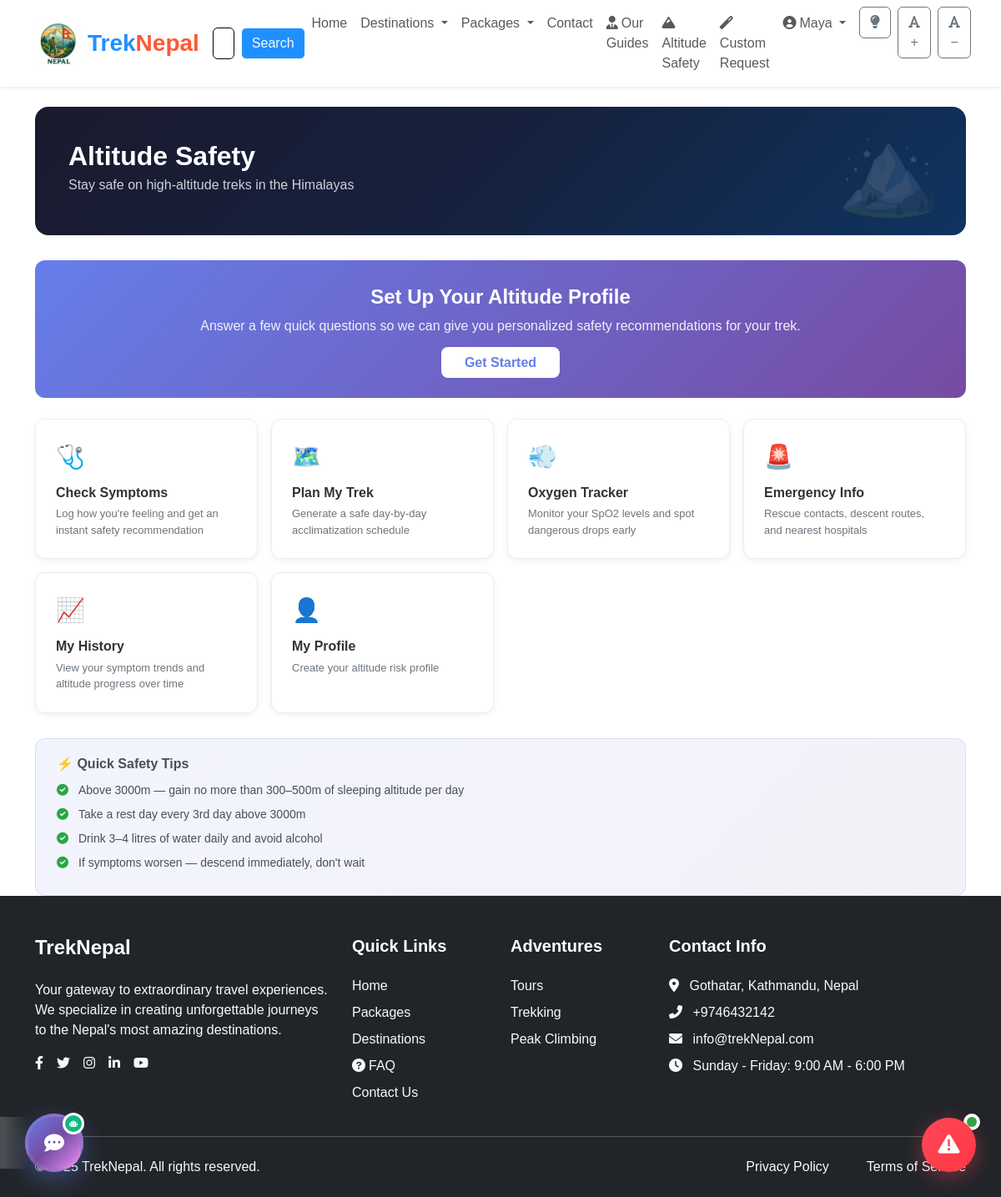
The page /altitude/ (signed in) on the database as committed earlier.
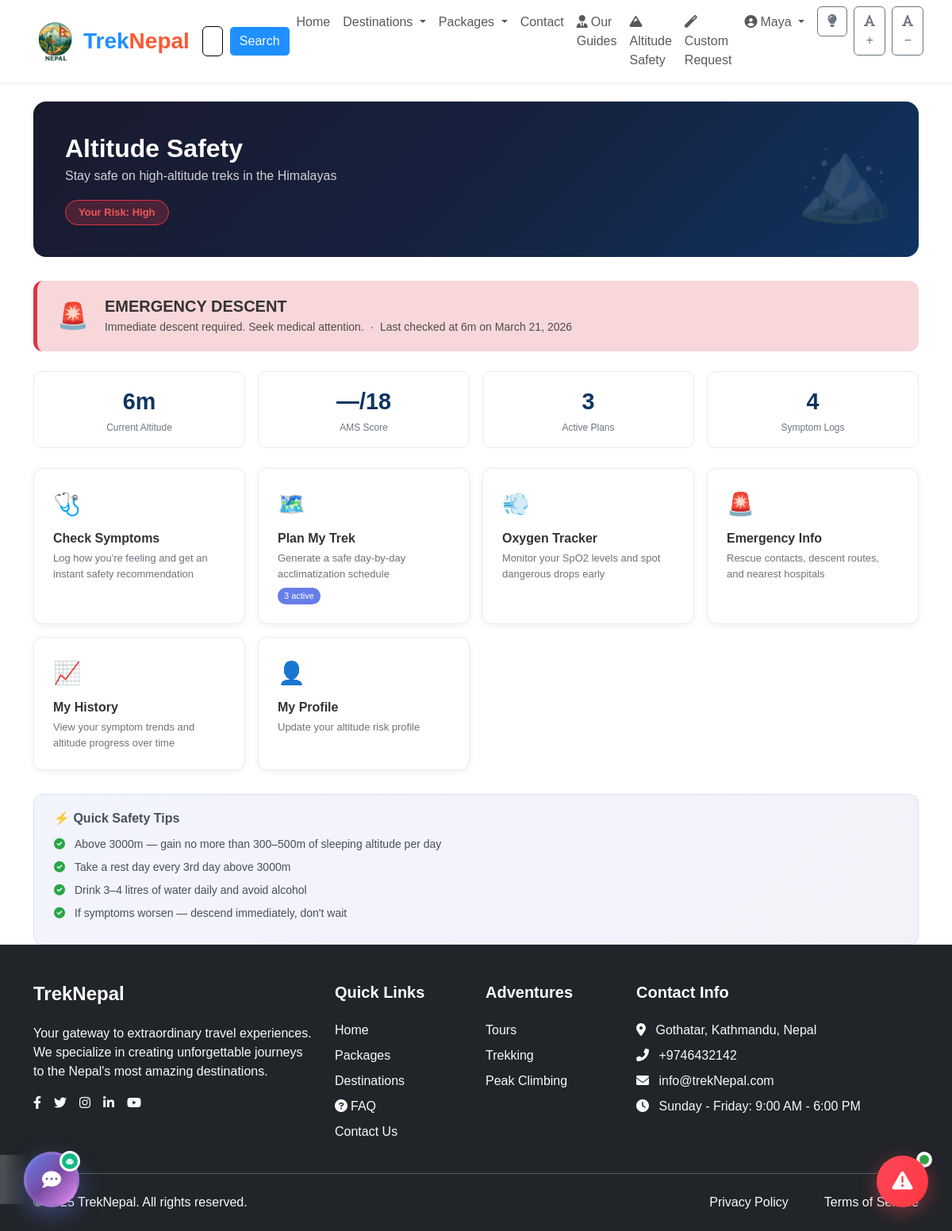
The same page on the database as committed later.
### app/models.py (models this page shows, shortened)
class AltitudeProfile(models.Model):
    user = models.OneToOneField(User, on_delete=models.CASCADE)
    age = models.IntegerField()
    fitness_level = models.CharField(max_length=20, choices=[
        ('beginner', 'Beginner'),
        ('intermediate', 'Intermediate'),
        ('advanced', 'Advanced'),
        ('expert', 'Expert')
    ], default='intermediate')
    previous_altitude_experience = models.BooleanField(default=False)
    max_altitude_reached = models.IntegerField(default=0, help_text="Maximum altitude reached in meters")
    has_altitude_sickness_history = models.BooleanField(default=False)
    medical_conditions = models.TextField(blank=True, help_text="Heart, lung, or other relevant conditions")
    medications = models.TextField(blank=True)
    created_at = models.DateTimeField(auto_now_add=True)
    updated_at = models.DateTimeField(auto_now=True)
    def get_risk_level(self):
        risk_score = 0
        if self.age > 50:
            risk_score += 2
        elif self.age > 40:
            risk_score += 1
        if not self.previous_altitude_experience:
            risk_score += 2
        elif self.max_altitude_reached < 3000:
            risk_score += 1
        if self.has_altitude_sickness_history:
            risk_score += 3
        if self.fitness_level == 'beginner':
            risk_score += 2
        elif self.fitness_level == 'intermediate':
            risk_score += 1
        if risk_score >= 5:
            return 'high'
        elif risk_score >= 3:
            return 'medium'
        else:
            return 'low'

class SymptomLog(models.Model):
    user = models.ForeignKey(User, on_delete=models.CASCADE)
    acclimatization_plan = models.ForeignKey(AcclimatizationPlan, on_delete=models.CASCADE, null=True, blank=True)
    date = models.DateField(default=timezone.now)
    current_altitude = models.IntegerField()
    headache = models.IntegerField(default=0, choices=[(0, 'None'), (1, 'Mild'), (2, 'Moderate'), (3, 'Severe')])
    nausea = models.IntegerField(default=0, choices=[(0, 'None'), (1, 'Mild'), (2, 'Moderate'), (3, 'Severe')])
    fatigue = models.IntegerField(default=0, choices=[(0, 'None'), (1, 'Mild'), (2, 'Moderate'), (3, 'Severe')])
    dizziness = models.IntegerField(default=0, choices=[(0, 'None'), (1, 'Mild'), (2, 'Moderate'), (3, 'Severe')])
    sleep_difficulty = models.IntegerField(default=0, choices=[(0, 'None'), (1, 'Mild'), (2, 'Moderate'), (3, 'Severe')])
    appetite_loss = models.IntegerField(default=0, choices=[(0, 'None'), (1, 'Mild'), (2, 'Moderate'), (3, 'Severe')])
    confusion = models.BooleanField(default=False)
    difficulty_walking = models.BooleanField(default=False)
    shortness_of_breath_at_rest = models.BooleanField(default=False)
    chest_tightness = models.BooleanField(default=False)
    coughing_blood = models.BooleanField(default=False)
    oxygen_saturation = models.IntegerField(null=True, blank=True, help_text="SpO2 percentage")
    heart_rate = models.IntegerField(null=True, blank=True)
    notes = models.TextField(blank=True)
    created_at = models.DateTimeField(auto_now_add=True)
    def get_ams_score(self):
        return self.headache + self.nausea + self.fatigue + self.dizziness + self.sleep_difficulty + self.appetite_loss
    def get_severity_level(self):
        ams_score = self.get_ams_score()
        has_severe_symptoms = any([
            self.confusion, self.difficulty_walking,
            self.shortness_of_breath_at_rest, self.chest_tightness, self.coughing_blood
        ])
        if has_severe_symptoms or ams_score >= 12:
            return 'severe'  # HACE/HAPE - Emergency descent needed
        elif ams_score >= 6:
            return 'moderate'  # Stop ascent, consider descent
        elif ams_score >= 3:
            return 'mild'  # Monitor closely, slow ascent
        else:
            return 'none'
    def get_recommendation(self):
        severity = self.get_severity_level()
        if severity == 'severe':
            return {
                'action': 'EMERGENCY DESCENT',
                'message': 'Immediate descent required. Seek medical attention.',
                'color': 'danger'
            }
        elif severity == 'moderate':
            return {
                'action': 'STOP ASCENT',
                'message': 'Do not ascend. Rest and monitor. Consider descent if no improvement.',
                'color': 'warning'
            }
        elif severity == 'mild':
            return {
                'action': 'MONITOR CLOSELY',
                'message': 'Ascend slowly. Take rest day if symptoms worsen.',
                'color': 'info'
            }
        else:
            return {
                'action': 'CONTINUE SAFELY',
                'message': 'No altitude sickness detected. Continue with planned schedule.',
                'color': 'success'
            }

### app/altitude_views.py (the view)
# urls.py: path('', altitude_views.altitude_dashboard, name='altitude_dashboard'),
@login_required
def altitude_dashboard(request):
    try:
        altitude_profile = AltitudeProfile.objects.get(user=request.user)
    except AltitudeProfile.DoesNotExist:
        altitude_profile = None
    active_plans = AcclimatizationPlan.objects.filter(user=request.user, is_active=True)
    recent_logs = SymptomLog.objects.filter(user=request.user).order_by('-date')[:5]
    latest_log = recent_logs.first() if recent_logs else None
    context = {
        'altitude_profile': altitude_profile,
        'active_plans': active_plans,
        'recent_logs': recent_logs,
        'latest_log': latest_log,
        'has_profile': altitude_profile is not None
    }
    return render(request, 'altitude/dashboard.html', context)

### app/context_processors.py (called while the page is built)
def countries_context(request):
    return {
        'countries': Country.objects.all()
    }

def unread_messages_context(request):
    if request.user.is_authenticated:
        if hasattr(request.user, 'guide'):
            unread_count = GuideMessage.objects.filter(
                booking__guide=request.user.guide,
                is_read=False
            ).exclude(sender=request.user).count()
        else:
            unread_count = GuideMessage.objects.filter(
                booking__user=request.user,
                is_read=False
            ).exclude(sender=request.user).count()
        return {'unread_message_count': unread_count}
    return {'unread_message_count': 0}

### app/models.py (called while the page is built)
    def get_absolute_url(self):
        return reverse('explore_country_detail', args=[str(self.id)])

### app/templates/altitude/dashboard.html (shortened to what this page needs)
{% extends 'base.html' %}
{% load static %}
{% block content %}
<div class="container mt-4">
  <div class="alt-hero">
    <h2 class="mb-1" style="font-weight:700;">Altitude Safety</h2>
    <p style="opacity:0.8; margin-bottom:8px;">Stay safe on high-altitude treks in the Himalayas</p>
    {% if altitude_profile %}
      <span class="risk-pill risk-{{ altitude_profile.get_risk_level }}">
        Your Risk: {{ altitude_profile.get_risk_level|title }}
      </span>
    {% endif %}
  </div>
  {% if not has_profile %}
  <div class="setup-card">
    <h4>Set Up Your Altitude Profile</h4>
    <p>Answer a few quick questions so we can give you personalized safety recommendations for your trek.</p>
    <a href="{% url 'create_altitude_profile' %}" class="btn-setup">Get Started</a>
  </div>
  {% endif %}
  {% if latest_log %}
    {% with rec=latest_log.get_recommendation %}
    <div class="status-banner {% if rec.color == 'danger' %}danger{% elif rec.color == 'warning' %}warning{% elif rec.color == 'info' %}info{% else %}safe{% endif %}">
      <div class="status-icon">
        {% if rec.color == 'danger' %}🚨{% elif rec.color == 'warning' %}⚠️{% elif rec.color == 'info' %}ℹ️{% else %}✅{% endif %}
      </div>
      <div class="status-text">
        <h5>{{ rec.action }}</h5>
        <p>{{ rec.message }} &nbsp;·&nbsp; Last checked at {{ latest_log.current_altitude }}m on {{ latest_log.date }}</p>
      </div>
    </div>
    {% endwith %}
  {% endif %}
  {% if latest_log or active_plans %}
  <div class="stats-row">
    <div class="stat-box">
      <div class="val">{{ latest_log.current_altitude|default:"—" }}{% if latest_log %}m{% endif %}</div>
      <div class="lbl">Current Altitude</div>
    </div>
    <div class="stat-box">
      <div class="val">{{ latest_log.get_ams_score|default:"—" }}{% if latest_log %}/18{% endif %}</div>
      <div class="lbl">AMS Score</div>
    </div>
    <div class="stat-box">
      <div class="val">{{ active_plans.count }}</div>
      <div class="lbl">Active Plans</div>
    </div>
    <div class="stat-box">
      <div class="val">{{ recent_logs.count }}</div>
      <div class="lbl">Symptom Logs</div>
    </div>
  </div>
  {% endif %}
  <div class="action-grid">
    <a href="{% url 'symptom_checker' %}" class="action-card">
      <div class="icon">🩺</div>
      <h6>Check Symptoms</h6>
      <p>Log how you're feeling and get an instant safety recommendation</p>
    </a>
    <a href="{% url 'acclimatization_planner' %}" class="action-card">
      <div class="icon">🗺️</div>
      <h6>Plan My Trek</h6>
      <p>Generate a safe day-by-day acclimatization schedule</p>
      {% if active_plans %}<span class="badge-count">{{ active_plans.count }} active</span>{% endif %}
    </a>
    <a href="{% url 'oxygen_tracker' %}" class="action-card">
      <div class="icon">💨</div>
      <h6>Oxygen Tracker</h6>
      <p>Monitor your SpO2 levels and spot dangerous drops early</p>
    </a>
    <a href="{% url 'emergency_protocols' %}" class="action-card">
      <div class="icon">🚨</div>
      <h6>Emergency Info</h6>
      <p>Rescue contacts, descent routes, and nearest hospitals</p>
    </a>
    <a href="{% url 'symptom_history' %}" class="action-card">
      <div class="icon">📈</div>
      <h6>My History</h6>
      <p>View your symptom trends and altitude progress over time</p>
    </a>
    <a href="{% url 'create_altitude_profile' %}" class="action-card">
      <div class="icon">👤</div>
      <h6>My Profile</h6>
      <p>{% if has_profile %}Update{% else %}Create{% endif %} your altitude risk profile</p>
    </a>
  </div>
  <div class="tips-box">
    <h6>⚡ Quick Safety Tips</h6>
    <div class="tip"><i class="fas fa-check-circle"></i> Above 3000m — gain no more than 300–500m of sleeping altitude per day</div>
    <div class="tip"><i class="fas fa-check-circle"></i> Take a rest day every 3rd day above 3000m</div>
    <div class="tip"><i class="fas fa-check-circle"></i> Drink 3–4 litres of water daily and avoid alcohol</div>
    <div class="tip"><i class="fas fa-check-circle"></i> If symptoms worsen — descend immediately, don't wait</div>
  </div>
</div>
{% endblock %}

Rows that differ between the two databases and show on the page:
added AltitudeProfile: get_risk_level "High"
added SymptomLog: current_altitude "6", date "March 21, 2026", get_ams_score "—"
Other text that changed with them:
{{ rec.action }}: (not shown) → "EMERGENCY DESCENT"
{{ rec.message }}: (not shown) → "Immediate descent required. Seek medical attention."
{{ active_plans.count }}: (not shown) → "3"
{{ recent_logs.count }}: (not shown) → "4"
text no longer shown: "Set Up Your Altitude Profile Answer a few quick questions so we can give you personalized safety recommendations for your trek. Get Started Create"
text now shown: "Your Risk: 🚨 · Last checked at m on m Current Altitude /18 AMS Score Active Plans Symptom Logs active Update"
